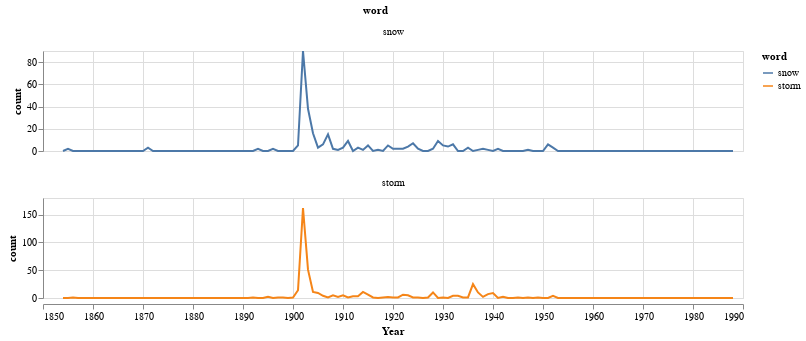

Source (notebook cell):
### Markdown cell above
### Create a faceted chart

### Code cell
alt.Chart(
    words_by_year.loc[words_by_year["word"].isin(["storm", "cyclone", "snow"])]
).mark_line().encode(
    x=alt.X("year:Q", axis=alt.Axis(format="c", title="Year")),
    y="count:Q",
    color="word:N",
    facet=alt.Facet("word:N", columns=1),
).properties(
    width=700, height=100
).resolve_scale(
    y="independent"
)

### Figure 1 — Vega-Lite specification as saved in the notebook (floating-point values rounded to 4 significant figures; data arrays with more than 128 entries replaced by an {"elided": "..."} marker saying what was removed)
{"config": {"view": {"continuousWidth": 300, "continuousHeight": 300}}, "data": {"name": "data-6678afb6a29210b1f1440470edf43ecf"}, "mark": {"type": "line"}, "encoding": {"color": {"field": "word", "type": "nominal"}, "facet": {"columns": 1, "field": "word", "type": "nominal"}, "x": {"axis": {"format": "c", "title": "Year"}, "field": "year", "type": "quantitative"}, "y": {"field": "count", "type": "quantitative"}}, "height": 100, "resolve": {"scale": {"y": "independent"}}, "width": 700, "$schema": "https://vega.github.io/schema/vega-lite/v5.14.1.json", "datasets": {"data-6678afb6a29210b1f1440470edf43ecf": {"elided": "176 records"}}}
